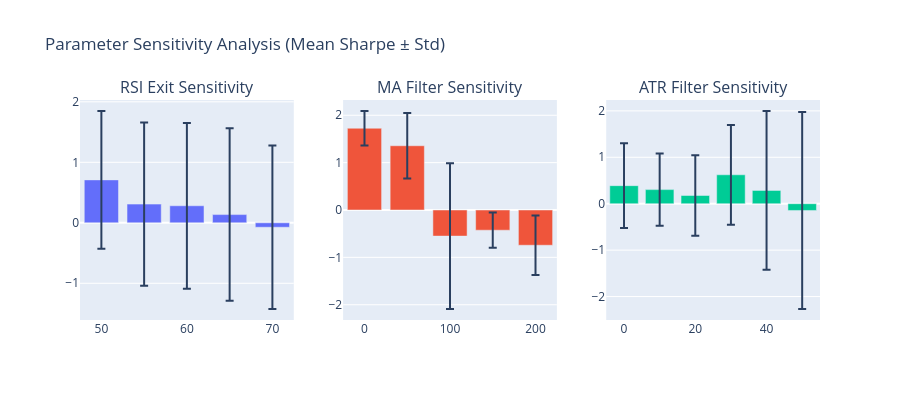

Notebook code for this chart:
### Code cell
# =============================================================================
# PARAMETER SENSITIVITY ANALYSIS
# =============================================================================

fig = make_subplots(rows=1, cols=3, subplot_titles=(
    'RSI Exit Sensitivity', 'MA Filter Sensitivity', 'ATR Filter Sensitivity'
))

# RSI Exit sensitivity
rsi_sensitivity = validation_results.groupby('rsi_exit')['mean_sharpe'].agg(['mean', 'std']).reset_index()
fig.add_trace(go.Bar(x=rsi_sensitivity['rsi_exit'], y=rsi_sensitivity['mean'], 
                     error_y=dict(type='data', array=rsi_sensitivity['std']),
                     name='RSI Exit'), row=1, col=1)

# MA Filter sensitivity
ma_sensitivity = validation_results.groupby('ma_period')['mean_sharpe'].agg(['mean', 'std']).reset_index()
fig.add_trace(go.Bar(x=ma_sensitivity['ma_period'], y=ma_sensitivity['mean'],
                     error_y=dict(type='data', array=ma_sensitivity['std']),
                     name='MA Filter'), row=1, col=2)

# ATR Filter sensitivity
atr_sensitivity = validation_results.groupby('atr_filter')['mean_sharpe'].agg(['mean', 'std']).reset_index()
fig.add_trace(go.Bar(x=atr_sensitivity['atr_filter'], y=atr_sensitivity['mean'],
                     error_y=dict(type='data', array=atr_sensitivity['std']),
                     name='ATR Filter'), row=1, col=3)

fig.update_layout(height=400, title='Parameter Sensitivity Analysis (Mean Sharpe ± Std)', showlegend=False)
fig.show()

### Figure 1 — Plotly figure (JSON) as saved in the notebook; plotly's stock layout.template omitted (floating-point values rounded to 4 significant figures)
{"data": [{"error_y": {"array": [1.139, 1.348, 1.37, 1.426, 1.351], "type": "data"}, "name": "RSI Exit", "type": "bar", "x": [50, 55, 60, 65, 70], "xaxis": "x", "y": [0.7094, 0.3088, 0.2816, 0.1359, -0.07373], "yaxis": "y"}, {"error_y": {"array": [0.364, 0.6936, 1.539, 0.3724, 0.6273], "type": "data"}, "name": "MA Filter", "type": "bar", "x": [0, 50, 100, 150, 200], "xaxis": "x2", "y": [1.726, 1.357, -0.5511, -0.426, -0.7439], "yaxis": "y2"}, {"error_y": {"array": [0.9119, 0.7762, 0.8669, 1.075, 1.71, 2.123], "type": "data"}, "name": "ATR Filter", "type": "bar", "x": [0, 10, 20, 30, 40, 50], "xaxis": "x3", "y": [0.3889, 0.3035, 0.1771, 0.623, 0.2872, -0.1454], "yaxis": "y3"}], "layout": {"annotations": [{"font": {"size": 16}, "showarrow": false, "text": "RSI Exit Sensitivity", "x": 0.1444, "xanchor": "center", "xref": "paper", "y": 1, "yanchor": "bottom", "yref": "paper"}, {"font": {"size": 16}, "showarrow": false, "text": "MA Filter Sensitivity", "x": 0.5, "xanchor": "center", "xref": "paper", "y": 1, "yanchor": "bottom", "yref": "paper"}, {"font": {"size": 16}, "showarrow": false, "text": "ATR Filter Sensitivity", "x": 0.8556, "xanchor": "center", "xref": "paper", "y": 1, "yanchor": "bottom", "yref": "paper"}], "height": 400, "showlegend": false, "title": {"text": "Parameter Sensitivity Analysis (Mean Sharpe ± Std)"}, "xaxis": {"anchor": "y", "domain": [0, 0.2889]}, "xaxis2": {"anchor": "y2", "domain": [0.3556, 0.6444]}, "xaxis3": {"anchor": "y3", "domain": [0.7111, 1]}, "yaxis": {"anchor": "x", "domain": [0, 1]}, "yaxis2": {"anchor": "x2", "domain": [0, 1]}, "yaxis3": {"anchor": "x3", "domain": [0, 1]}}}
